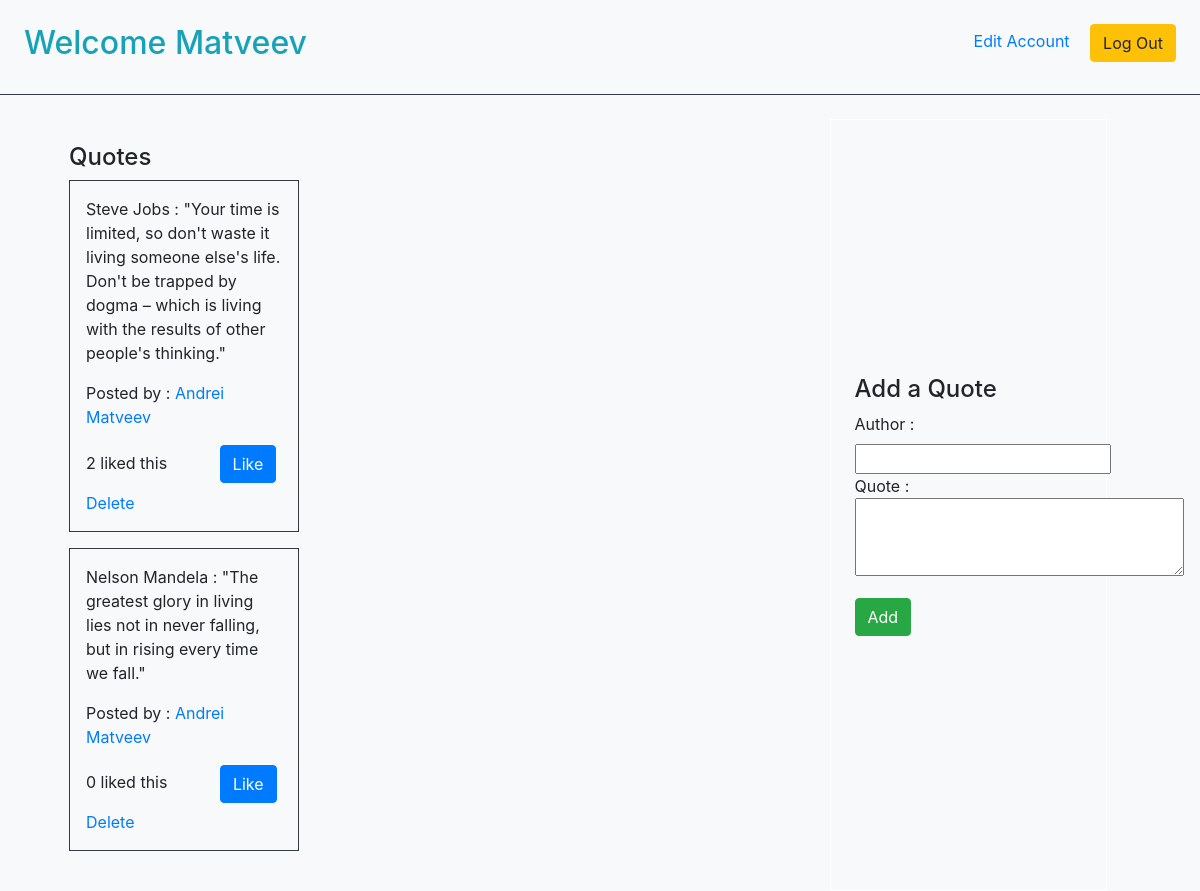
Screenshot of /quotes (signed in) with the database file from the repository.
### exam_app/models.py (models this page shows)
class User(models.Model):
    first_name = models.CharField(max_length=255)
    last_name = models.CharField(max_length=255)
    email = models.CharField(max_length=255)
    password = models.CharField(max_length=255)
    created_at = models.DateTimeField(auto_now_add=True)
    updated_at = models.DateTimeField(auto_now=True)
    objects = UserManager()

class Quote(models.Model):
    author = models.CharField(max_length=100)
    quote = models.CharField(max_length=255)
    created_by = models.ForeignKey(User , related_name="quotes_created", on_delete=models.CASCADE)
    users_who_liked = models.ManyToManyField(User , related_name="liked_quotes")
    objects = QuoteManager()
    created_at = models.DateTimeField(auto_now_add=True)
    updated_at = models.DateTimeField(auto_now=True)

### exam_app/views.py (the view)
# urls.py: path('quotes', views.quotes_page),
def quotes_page(request):
    context={
        'user': User.objects.get(id = request.session['user_id']),
        'all_quotes': Quote.objects.all()
    }
    return render(request, 'quotes.html',context)

### exam_app/templates/quotes.html (shortened to what this page needs)
<!DOCTYPE html>
<html lang="en">
<head>
    <link rel="stylesheet" href="https://stackpath.bootstrapcdn.com/bootstrap/4.5.2/css/bootstrap.min.css"
>
</head>
<body class="bg-light">
    <div class="d-flex justify-content-between border-bottom border-dark p-4">
        <h2 class="text-info">Welcome {{request.session.user_name}}</h2>
        <div>
        <a class="mr-3" href="/myaccount/{{user.id}}">Edit Account</a>
        <a href="/logout"><button class="btn btn-warning">Log Out</button></a>
        </div>
    </div>
    <div class="container d-flex justify-content-between">
        <div class="d-inline-flex justify-content-center flex-column p-4 w-25 mt-4">
            <h4>Quotes</h4>
            {% for quote in all_quotes %}
            <div class="border border-dark p-3 mb-3">
                <p>{{quote.author}} : {{quote.quote}}</p>
                <p>Posted by : <a href="/user/{{quote.created_by.id}}">{{quote.created_by.first_name}} {{quote.created_by.last_name}}</a></p>
                <p class="d-inline-block mr-5">{{quote.users_who_liked.all|length}} liked this</p>
                <a href="/likes/{{quote.id}}"><button class="btn btn-primary">Like</button></a>
                {% if quote.created_by == user %}
                <a class="d-block" href="/delete_quote/{{quote.id}}">Delete</a>
                {% endif %}
            </div>
            {% endfor %}
        </div>
        <div class="d-inline-flex justify-content-center flex-column p-4 border border-white w-25 mt-4 mr-5">
            <h4>Add a Quote</h4>
            <form action="/add_quote" method="post">
                <label for="Author">Author : </label>
                <input type="text" name="author" id="Author">
                <p>Quote : <textarea name="quote" id="" cols="30" rows="3"></textarea></p>
                <input class="btn btn-success" type="submit" value="Add">
            </form>
        </div>
    </div>
</body>
</html>

### rows the page displays
User: session.user_name "Matveev"
Quote: author "Steve Jobs", quote "\"Your time is limited, so don't waste it living someone else's life. Don't be trapped by dogma – which is living with the results of other people's thinking.\"", created_by.first_name "Andrei", created_by.last_name "Matveev", users_who_liked.all|length "2"
Quote: author "Nelson Mandela", quote "\"The greatest glory in living lies not in never falling, but in rising every time we fall.\"", created_by.first_name "Andrei", created_by.last_name "Matveev", users_who_liked.all|length "0"
